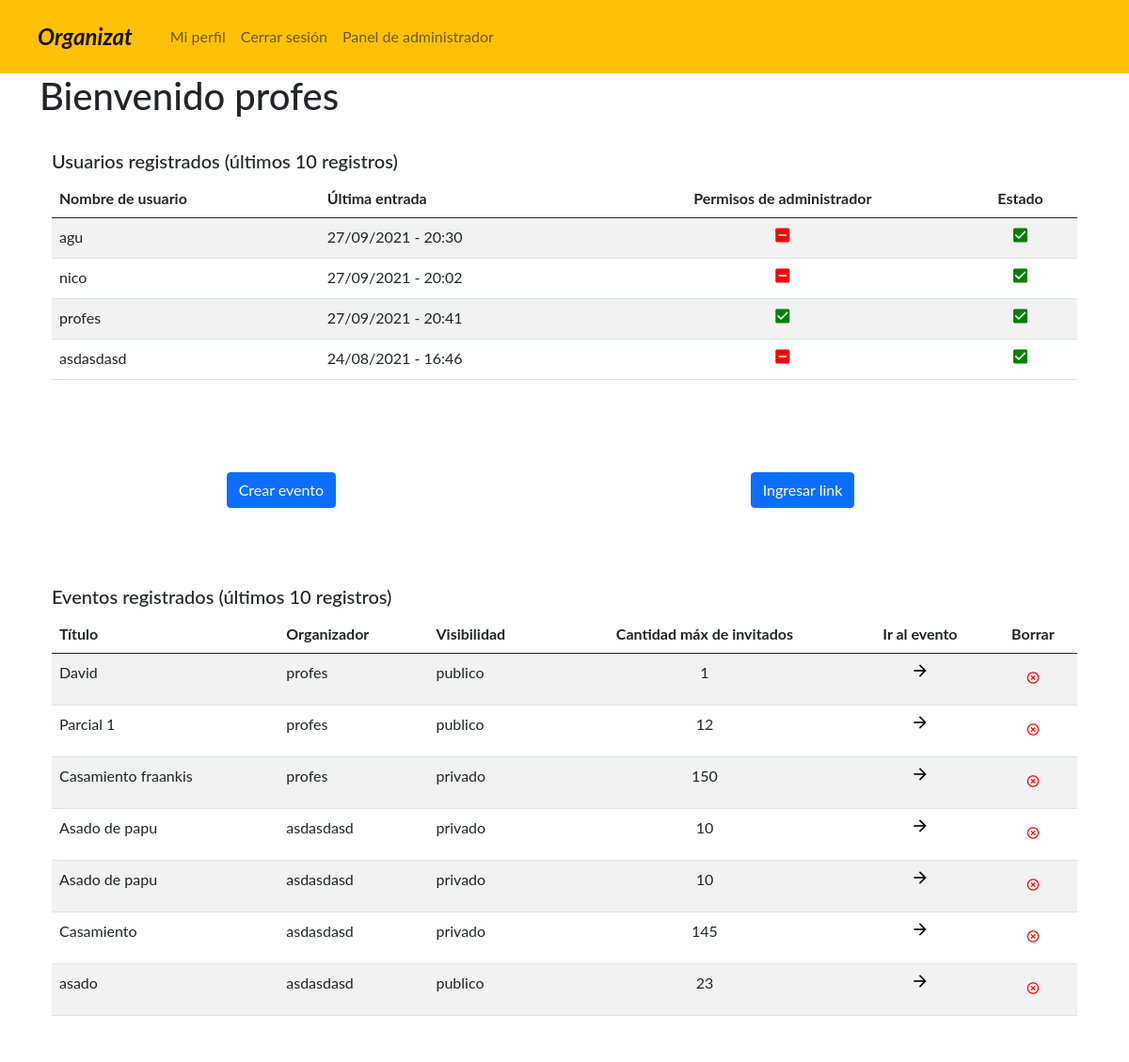
The page / (signed in) on the database its author committed.
### administrador/models.py (models this page shows, shortened)
class Event(models.Model):
    name = models.CharField(max_length=40, blank=True, null=False, verbose_name='Nombre')
    owner = models.ForeignKey(User, on_delete=models.CASCADE, verbose_name="Organizador")
    description = models.TextField(max_length=255, blank=True, null=False, verbose_name='Descripcion')
    date_event_start = models.DateTimeField(default=datetime.today(), verbose_name='Fecha de alta del evento')
    date_event_end = models.DateTimeField(default=datetime.today(), verbose_name='Fecha de baja del evento')
    location = models.CharField(max_length=255, blank=True, null=False, verbose_name='Ubicación')
    event_link = models.URLField(max_length=200, verbose_name='Link')
    state = models.CharField(max_length=10, choices=STATES_EVENTO_USUARIO, verbose_name='Estado', null=True)
    max_guests = models.IntegerField(verbose_name='Capacidad máxima de invitados')
    visibility = models.CharField(max_length=14, choices=VISIBILITIES, verbose_name='Visibilidad')
    class Meta:
        verbose_name = 'Evento'
        verbose_name_plural = 'Eventos'

### administrador/views.py (the view, shortened to what this page needs)
# urls.py: 2. Add a URL to urlpatterns:  path('', views.home, name='home')
def home(request):
    users = User.objects.all().order_by('-id')[0:10]
    events = Event.objects.all().order_by('-id')[0:10]
    return render(request, 'home.html', {'users': users,
                                         'events': events})

### templates/home.html (shortened to what this page needs)
<!DOCTYPE html>
<html lang="en">
<head>
</head>
<body>
    {% include "header.html" %}
    <div class="container">
        {% if not request.user.is_anonymous %}
            {% if request.user.is_active %}
                <h1>Bienvenido {{request.user.username}}</h1>
            {% else %}
                <h1>Aún no has activado tu cuenta, revisa tu casilla de correos!</h1>
            {% endif %}
        {% else %}
            <h1>Página principal</h1>
        {% endif %}
        {% if request.user.is_superuser %}
        <div class="container border border-white py-3 my-3">
            <p class="h5">Usuarios registrados (últimos 10 registros)</p>
            <div class="table-responsive table-wrapper-scroll-y my-custom-scrollbar">
                <table class="table table-striped table-hover">
                    {% if users %}
                    <thead>
                    <tr>
                        <th>Nombre de usuario</th>
                        <th>Última entrada</th>
                        <th class="text-center">Permisos de administrador</th>
                        <th class="text-center">Estado</th>
                    </tr>
                    </thead>
                    <tbody>
                    {% for user in users %}
                        <tr>
                            <td>{{user.username}}</td>
                            <td>{{user.last_login|date:'d/m/Y - H:i'}}</td>
                            {% if user.is_superuser %}
                                <td class="text-center"><i class="material-icons" style="font-size:20px;color:green">check_box</i></td>
                            {% else %}
                                <td class="text-center"><i class="material-icons" style="font-size:20px;color:red">indeterminate_check_box</i></td>
                            {% endif %}
                            {% if user.is_active %}
                                <td class="text-center"><i class="material-icons" style="font-size:20px;color:green">check_box</i></td>
                            {% else %}
                                <td class="text-center"><i class="material-icons" style="font-size:20px;color:red">indeterminate_check_box</i></td>
                            {% endif %}
                        </tr>
                    {% endfor %}
                    </tbody>
                    {% else %}
                    <thead>
                        <tr>
                            <th>No existen usuarios registrados</th>
                        </tr>
                    </thead>
                    {% endif %}
                </table>
            </div>
        </div>
        {% endif %}
        <div class="container border border-white py-3 my-3">
            <div class="row">
                {% if request.user.is_anonymous %}
                    <div class="col-12 offset-2 offset-md-2 col-md-4 py-3 my-3">
                        <a href="#" onclick="alert('Debes inicar sesión para crear un evento')">
                            <button type="button" class="btn btn-primary">
                                Crear evento
                            </button>
                        </a>
                    </div>
                    <div class="col-12 offset-2 offset-md-2 col-md-4 py-3 my-3">
                        <a href="#" onclick="alert('Debes inicar sesión para ingresar un link')">
                            <button type="button" class="btn btn-primary">
                                Ingresar link
                            </button>
                        </a>
                    </div>
                {% else %}
                    <div class="col-12 offset-2 offset-md-2 col-md-4 py-3 my-3">
                        <a href="{% url 'add_event' %}">
                            <button type="button" class="btn btn-primary">
                                Crear evento
                            </button>
                        </a>
                    </div>
                    <div class="col-12 offset-2 offset-md-2 col-md-4 py-3 my-3">
                        <a href="#" onclick="showInputLink()">
                            <button type="button" class="btn btn-primary">
                                Ingresar link
                            </button>
                        </a>
                    </div>
                {% endif %}
            </div>
        </div>
        {% if request.user.is_superuser %}
        <div class="container border border-white py-3 my-3">
            <p class="h5">Eventos registrados (últimos 10 registros)</p>
            <div class="table-responsive table-wrapper-scroll-y my-custom-scrollbar">
                <table class="table table-striped table-hover">
                    {% if events %}
                    <thead>
                    <tr>
                        <th>Título</th>
                        <th>Organizador</th>
                        <th>Visibilidad</th>
                        <th class="text-center">Cantidad máx de invitados</th>
                        <th class="text-center">Ir al evento</th>
                        <th class="text-center">Borrar</th>
                    </tr>
                    </thead>
                    <tbody>
                    {% for event in events %}
                        <tr>
                            <td>{{event.name}}</td>
                            <td>{{event.owner}}</td>
                            <td>{{event.visibility}}</td>
                            <td class="text-center">{{event.max_guests}}</td>
                            <td class="text-center">
                                <a class="text-decoration-none text-black" href="{% url 'event' event.event_link %}">
                                    <i class="material-icons" style="font-size:20px">arrow_forward</i>
                                </a>
                            </td>
                            <td class="text-center">
                                <a class="text-decoration-none text-white" href="{% url 'delete_event' event.event_link %}"
                                 onClick="return confirm('¿Seguro que quieres borrar este evento?');"
                                    title="Eliminar evento">
                                    <button type="button" class="btn text-decoration-none text-white"><i class="material-icons" style="font-size:15px;color:red">highlight_off</i></button>
                                </a>
                            </td>
                        </tr>
                    {% endfor %}
                    </tbody>
                    {% else %}
                    <thead>
                        <tr>
                            <th>No existen eventos registrados</th>
                        </tr>
                    </thead>
                    {% endif %}
                </table>
            </div>
        </div>
        {% endif %}
    </div>
</body>
</html>

### static/css/styles.css (style rules this page uses)
body { font-family: "Lato", sans-serif; }

### rows shown on the page
Event: name "David", owner "profes", visibility "publico", max_guests "1"
Event: name "Parcial 1", owner "profes", visibility "publico", max_guests "12"
Event: name "Casamiento fraankis", owner "profes", visibility "privado", max_guests "150"
Event: name "Asado de papu", owner "asdasdasd", visibility "privado", max_guests "10"
Event: name "Asado de papu", owner "asdasdasd", visibility "privado", max_guests "10"
Event: name "Casamiento", owner "asdasdasd", visibility "privado", max_guests "145"
Event: name "asado", owner "asdasdasd", visibility "publico", max_guests "23"

### other values the page prints
{{ request.user.username }} "profes"
{{ user.username }} "agu"
{{ user.last_login|date:'d/m/Y - H:i' }} "27/09/2021 - 20:30"
{{ user.username }} "nico"
{{ user.last_login|date:'d/m/Y - H:i' }} "27/09/2021 - 20:02"
{{ user.username }} "profes"
{{ user.last_login|date:'d/m/Y - H:i' }} "27/09/2021 - 20:41"
{{ user.username }} "asdasdasd"
{{ user.last_login|date:'d/m/Y - H:i' }} "24/08/2021 - 16:46"
